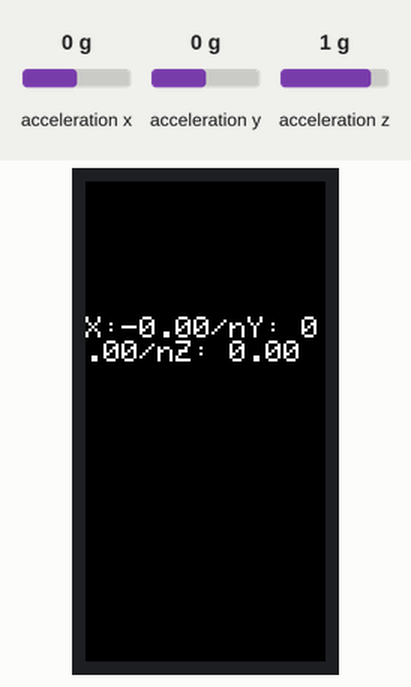
The sketch below on a simulated ESP32. On the bench: 80×160 colour display. Inputs (shaded band) come from the test bench; at power-on: acceleration x 0 g, acceleration y 0 g, acceleration z 1 g.

Above: at 1.3 s.
1.4 s: acceleration x set to -1.4 g
At 2.8 s:
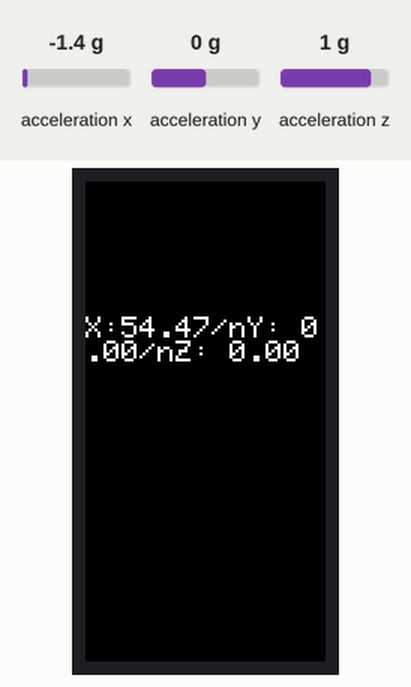
3.1 s: acceleration y set to -1.4 g
At 4.3 s:
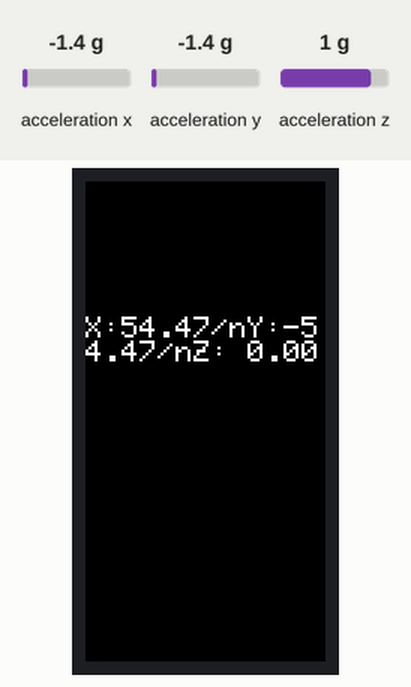
4.6 s: acceleration z set to -1.4 g
At 5.8 s:
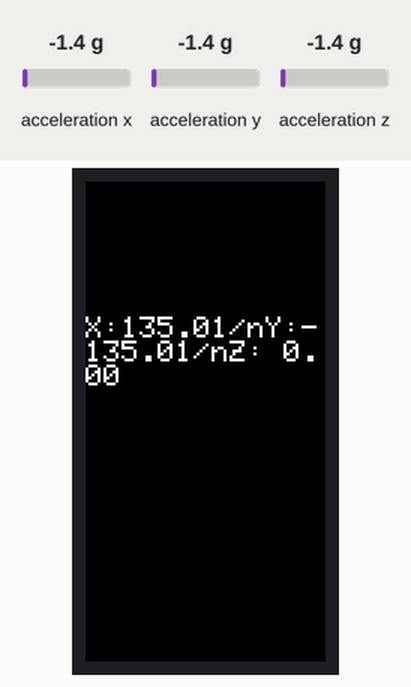
6.1 s: acceleration x set to -0.8 g
At 7.5 s:
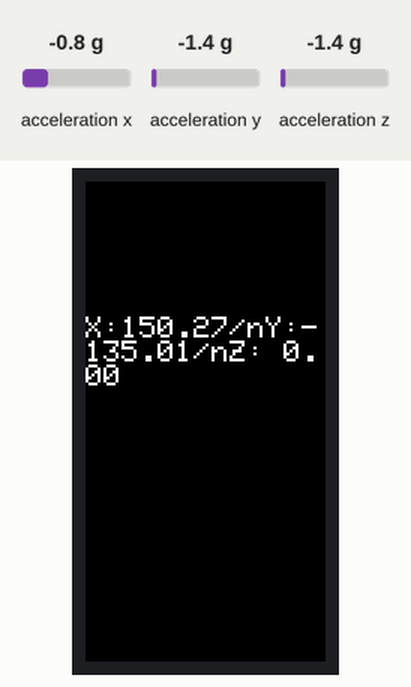
Timing chart, 0 to 8.7 s (numbered marks = the images above; inputs shaded):
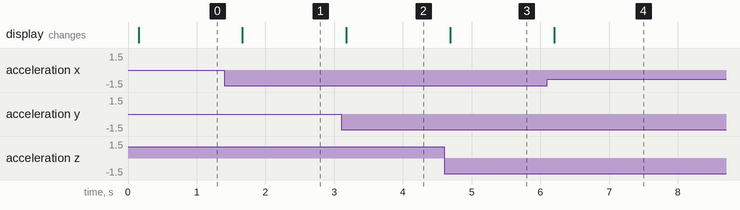

The sketch:

imu_4.ino
```cpp
#include <M5StickC.h>

float pitch, roll, yaw;

void setup() {
  M5.begin();
  M5.IMU.Init();
}
void loop() {
  M5.IMU.getAhrsData(&pitch, &roll, &yaw);
  M5.Lcd.setCursor(0, 45);
  M5.Lcd.printf("X:%5.2f/nY:%5.2f/nZ:%5.2f ", pitch, roll, yaw);
  delay(500);
}
```

Measured:
- after the input at 1.4 s, the display: changes after 0.26 s (image 1)
- after the input at 3.1 s, the display: changes after 0.08 s (image 2)
- after the input at 4.6 s, the display: changes after 0.09 s (image 3)
- after the input at 6.1 s, the display: changes after 0.10 s (image 4)
